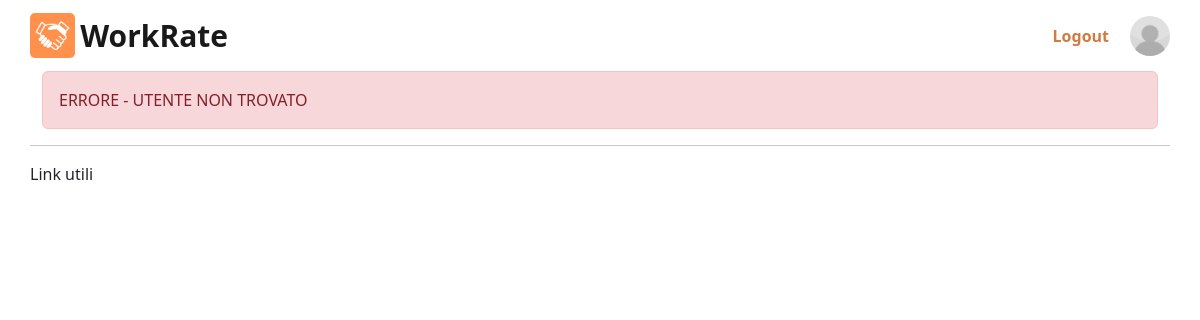
The app's page /utente/recensione/frascalise/ (signed in), older data.
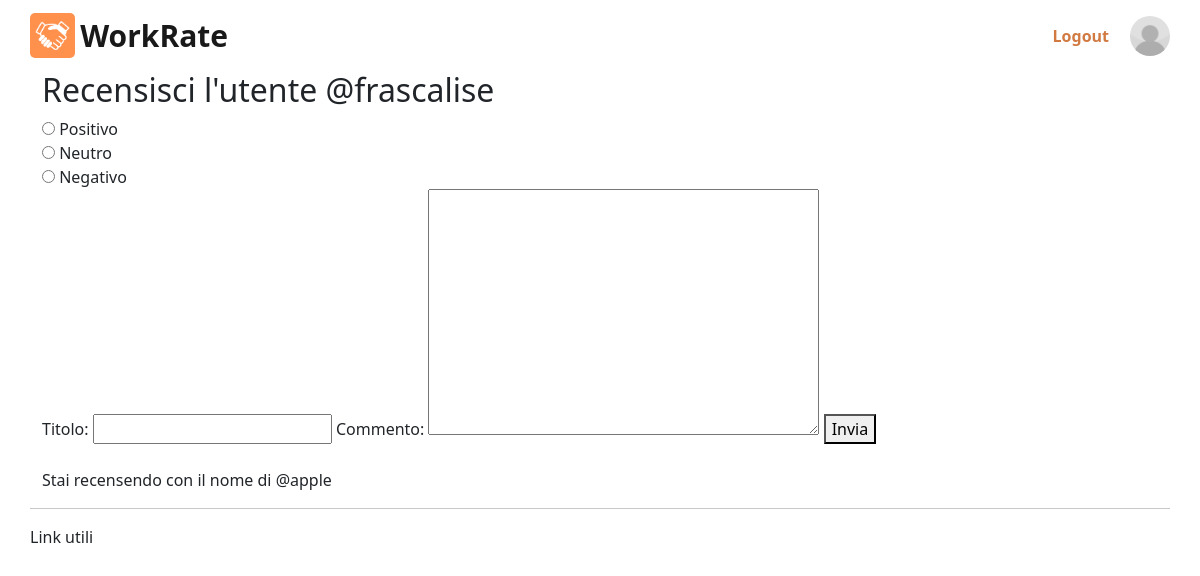
The same page, newer data.
### utente/models.py (models this page shows)
class Utente(AbstractUser):
    nome = models.CharField('nome', max_length=100)
    citta = models.CharField('citta', max_length=100)
    is_azienda = models.BooleanField('is_azienda', default=False)
    tag = models.CharField('tag', max_length=100, default=None, blank=True, null=True)
    immagine_profilo = models.ImageField(upload_to=upload_to, blank=True, null=True, default='profile_photos/default.jpg')
    class Meta:
        verbose_name = 'Utente'
        verbose_name_plural = 'Utenti'

### utente/views.py (the view)
# urls.py: path('recensione/<str:username>/', RecensioneUtente, name='recensione'),
@login_required(login_url='login')
def RecensioneUtente(request, username):
    autoreRecensione = request.user
    if Utente.objects.filter(username=username).exists():
        utenteRecensito = Utente.objects.get(username=username)
    else:
        utenteRecensito = None
    if utenteRecensito is None:
        message = 'ERRORE - UTENTE NON TROVATO'
        return render(request, 'utente/recensioneUtente/recensione.html', {'message': message})
    elif autoreRecensione.is_azienda == utenteRecensito.is_azienda:
        message = 'ERRORE - NON PUOI RECENSIRE UN UTENTE SIMILE A TE'
        return render(request, 'utente/recensioneUtente/recensione.html', {'message': message})
    elif utenteRecensito == autoreRecensione:
        message = 'ERRORE - NON PUOI RECENSIRE TE STESSO'
        return render(request, 'utente/recensioneUtente/recensione.html', {'message': message})
    if request.method == 'POST':
        form = RecensioneForm(request.POST)
        if form.is_valid():
            recensione = form.save(commit = False)
            recensione.mittente = autoreRecensione
            recensione.destinatario = utenteRecensito
            if autoreRecensione.is_azienda:
                lavoro = Lavoro.objects.filter(annuncio__azienda=autoreRecensione, lavoratore=utenteRecensito, stato='Accettato').first()
            else:
                lavoro = Lavoro.objects.filter(annuncio__azienda=utenteRecensito, lavoratore=autoreRecensione, stato='Accettato').first()
            recensione.lavoro = lavoro
            recensione.save()
            return redirect('profilo')
        else:
            message = 'ERRORE - RECENSIONE NON VALIDA'
            return render(request, 'utente/recensioneUtente/recensione.html', {'message': message, 'form': form, 'utenteRecensito': utenteRecensito, 'autoreRecensione': autoreRecensione})
    else:
        form = RecensioneForm()
    return render(request, 'utente/recensioneUtente/recensione.html', {'form': form, 'message': None, 'utenteRecensito': utenteRecensito, 'autoreRecensione': autoreRecensione})

### utente/forms.py
class RecensioneForm(forms.ModelForm):
    valutazione = forms.ChoiceField(choices=[(1, 'Positivo'), (0, 'Neutro'), (-1, 'Negativo')], widget=forms.RadioSelect)
    class Meta:
        model = Recensione
        fields = ['valutazione', 'titolo', 'commento']
        widgets = {
            'titolo': forms.TextInput(attrs={'max_length': 200}),
            'commento': forms.Textarea(attrs={'max_length': 1000}),
        }

### utente/templates/utente/recensioneUtente/recensione.html (shortened to what this page needs)
{% extends "main_page.html" %}
{% block head %}
    {% load static %}
    <link rel="stylesheet" href="{% static 'css/recensione/style.css' %}">
{% endblock head %}
{% block content %}
    {% include "main_components/navbar.html" %}
    {% include "utente/recensioneUtente/recensioneUtente.html" %}
    {% include "main_components/footer.html" %}
{% endblock content %}

### templates/main_components/navbar.html
{% load static %}
<nav class="navbar">
    <a class="navbar-brand" href="{% url 'home' %}">
        <img src="{% static 'imgs/home/logo.png' %}" class="d-inline-block align-top logo-navbar" alt="">
        <span class="workrate">WorkRate</span>
    </a>
    <div class="my-2 my-lg-0 d-flex">
        {% if user.is_authenticated %}
        <div class="logout-form">
            <a href="{% url 'logout' %}"><button class="logout-btn" type="submit">Logout</button></a>
        </div>
        <a href="{% url 'profilo' %}">
            {% if user.immagine_profilo %}
                <img src="{{ user.immagine_profilo.url }}" alt="Foto Profilo" style="width: 40px; height: 40px;" class='rounded-circle'>
            {% else %}
                <img src="https://placehold.co/100x100" alt="Logo Aziendale" style="width: 40px; height: 40px;" class='rounded-circle'>
            {% endif %}
        </a>
        {% else %}
        <a href="{% url 'login' %}"><button class="btn btn-primary my-2 my-sm-0 workrate-orange" type="submit">Login</button></a>
        <a href="{% url 'registrazione' %}"><button class="btn btn-primary my-2 my-sm-0 workrate-orange" type="submit">Sign in</button></a>
        {% endif %}
    </div>
  </nav>

### utente/templates/utente/recensioneUtente/recensioneUtente.html (shortened to what this page needs)
<div class='container'>
    {% if message %}
        <div class="alert alert-danger">
            {{ message }}
        </div>
    {% else %}
    <h2>Recensisci l'utente @{{ utenteRecensito }}</h2>
    <form method="post">
        {{ form.valutazione }}
        {{ form.titolo.label_tag }} {{ form.titolo }}
        {{ form.commento.label_tag }} {{ form.commento }}
        <button type="submit">Invia</button>
    </form>
    <br>
    <p>Stai recensendo con il nome di @{{ autoreRecensione }}</p>
    {% endif %}
</div>

Row changes from the older to the newer data that the page shows:
changed Utente: username (not shown) → "apple"
added Utente: username "frascalise"
Text that changed along with them:
form field valutazione: (not shown) → "☐ Positivo ☐ Neutro ☐ Negativo"
{{ message }}: "ERRORE - UTENTE NON TROVATO" → (not shown)
text now shown: "Recensisci l'utente @ Positivo Neutro Negativo Titolo: Commento: Invia Stai recensendo con il nome di @"
